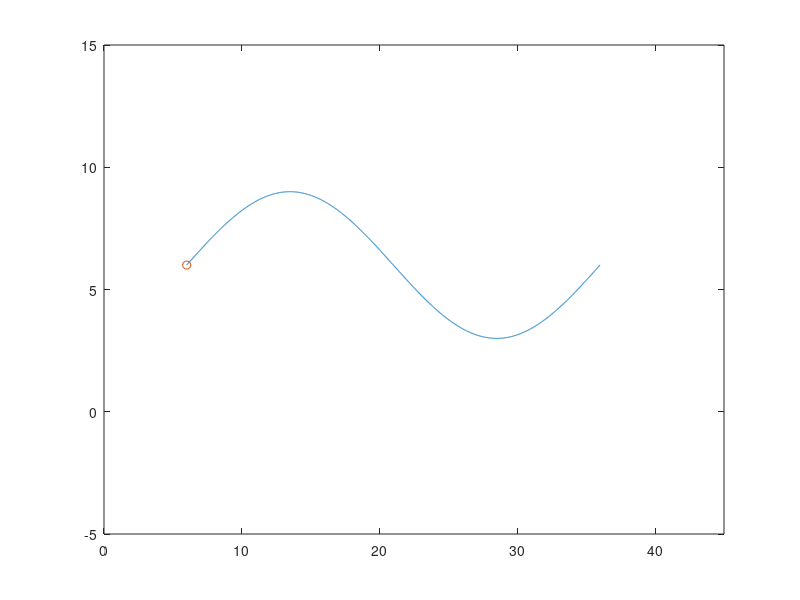

This chart was generated by the following MATLAB code: (Note: this script raises an error after producing the figure.)
function exp = selectExperiment(simu_exp)

if nargin<1
    debug = true;
    simu_exp = 1;
else
    debug = false;
end
switch simu_exp
    case 1
        % start point
        pos_init = [6,6];
        time_total = 30;
        % via points
        pos_via = pos_init+[0,0;time_total,0];
        axis_lim = [0 45 -5 15];
        % trajectory
        [time_ref,pos_ref,dot_pos_ref] = sinetraj(pos_via,time_total);
        % plot map data
        if debug
            showtraj(pos_ref,dot_pos_ref,time_ref,axis_lim);
        end
        % save traj data
        exp.time = time_ref;
        exp.pos = pos_ref;
        exp.dot_pos = dot_pos_ref;
        exp.lim = axis_lim;
    otherwise
        % start point
        pos_init = [19,19];
        pos_final = [6,6];
        time_total = 11;
        % via points
        pos_via = [pos_init;
            pos_final];
        axis_lim = [0 25 0 25];
        % vision
        [time_ref,pos_ref,dot_pos_ref] = linetraj(pos_via,time_total);
        % obstacle
        obs_siz = 3.2*[1,1]; rad = 0.8;
        po_dis = [4.5,4]'+rad+obs_siz;
        pos_obs = [11,11;12,12]+po_dis.*[-1,1;1,-1]/sqrt(2);
        % plot map data
        if debug
            showtraj(pos_ref,dot_pos_ref,time_ref,axis_lim);
        end
        % save traj data
        exp.time = time_ref;
        exp.pos = pos_ref;
        exp.dot_pos = dot_pos_ref;
        exp.lim = axis_lim;
        exp.obs = pos_obs;
        exp.siz = obs_siz;
end
end


function [t_ref,pos_ref,dot_pos_ref] = linetraj(pos_via,time_total)
% Generate line trajectory

vel = diff(pos_via)/time_total;
dt = 0.01;
t_ref = 0:dt:time_total;
% save data
pos_ref = t_ref'.*vel+pos_via(1,:);
dot_pos_ref = ones(size(t_ref')).*vel;
end

function [t_ref,pos_ref,dot_pos_ref,ddot_pos_ref] = sinetraj(pos_via,time_total)
% Generate sine trajectory
vel_y = 2*pi/time_total; height_y = 3; dt = 0.01; 
vel_x = norm(diff(pos_via))/time_total; 
t_ref = 0:dt:time_total; 
pos_ref = pos_via(1,:)+[vel_x*t_ref(:),height_y*sin(vel_y*t_ref(:))];
dot_pos_ref = [vel_x*ones(length(t_ref(:)),1),height_y*vel_y*cos(vel_y*t_ref(:))];
ddot_pos_ref = [0*ones(length(t_ref(:)),1),-height_y*vel_y^2*sin(vel_y*t_ref(:))];

end

function traj_handle = showtraj(pos_ref,dot_pos_ref,time_ref,axis_lim)
% Show 2D trajectory

figure
traj_handle.traj = plot(pos_ref(:,1),pos_ref(:,2)); hold on
if nargin<4
    axis equal
else
    axis(axis_lim)
end
xpr = pos_ref(1,:);
traj_handle.ref = plot(xpr(1),xpr(2),'o');
dtpr = diff(time_ref);
for i=1:size(pos_ref,1)-1
    xpr = xpr + dot_pos_ref(i,:)*dtpr(i);
    set(traj_handle.xpr,'xdata',xpr(1),'ydata',xpr(2));
    drawnow
end

end